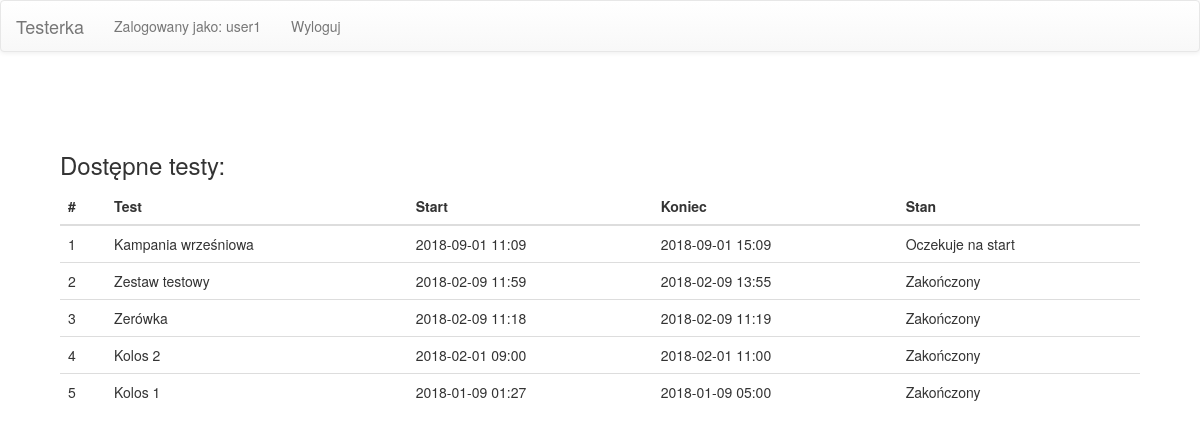
Screenshot of / (signed in) with the database file from the repository.
### testerka/models.py (models this page shows, shortened)
class TestSuite(models.Model):
    id = models.AutoField(primary_key=True, editable=False)
    name = models.CharField(
        max_length=200, verbose_name="Nazwa", default="Nazwa testu")
    dateStart = models.DateTimeField(
        verbose_name="Data rozpoczęcia", default=datetime.now)
    dateEnd = models.DateTimeField(
        verbose_name="Data zakończenia", default=datetime.now)

### testerka/views/index.py (the view)
# urls.py: path(r'', views.index, name='index'),
@login_required
def index(request):
    tests = _get_tests(request.user)
    template = loader.get_template('test/index.html')
    context = {
        'tests': tests,
    }
    return HttpResponse(template.render(context, request))

### testerka/views/index.py (called while the page is built)
def _get_tests(user):
    now = datetime.now().replace(tzinfo=None)
    tests = TestSuite.objects.order_by('-dateStart')
    user_tests = UserTestSuite.objects.filter(user=user)
    for test in tests:
        test.dateStart = test.dateStart.replace(tzinfo=None)
        test.dateEnd = test.dateEnd.replace(tzinfo=None)
        test.awaiting = now < test.dateStart
        test.expired = now > test.dateEnd
        test.finished = False
        test.currentQuestion = 1
        for user_test in user_tests:
            if user_test.testSuite.id == test.id:
                if user_test.finished:
                    test.finished = True
                test.currentQuestion = user_test.currentQuestion
        test.available = not test.awaiting and not test.expired and not test.finished
    return tests

### testerka/templates/test/index.html (shortened to what this page needs)
{% extends "base_generic.html" %}
{% block content %}
<h3>
    Dostępne testy:
</h3>
<table class="table table-hover"> <thead>
    <tr>
      <th>#</th>
      <th>Test</th>
      <th>Start</th>
      <th>Koniec</th>
      <th>Stan</th>
    </tr>
  </thead>
  <tbody>
{% if tests %}
    {% for test in tests %}
    <tr>
        <td>{{ forloop.counter }}</td>
        <td>{{ test.name }}</td>
        <td>{{ test.dateStart |date:'Y-m-d H:i'}}</td>
        <td>{{ test.dateEnd |date:'Y-m-d H:i'}}</td>
        <td>
        {% if test.finished or test.expired%}
            Zakończony
        {% endif %}
        {% if test.awaiting %}
            Oczekuje na start
        {% endif %}
        </td>
    </tr>
    {% endfor %}
{% else %}
    <p>Brak testów do wyświetlenia.</p>
{% endif %}
</tbody>
</table>
{% endblock %}

### testerka/templates/base_generic.html (shortened to what this page needs)
<!DOCTYPE html>
<html lang="en">
<head>
    <link rel="stylesheet" href="//maxcdn.bootstrapcdn.com/bootstrap/3.2.0/css/bootstrap.min.css">
    <link rel="stylesheet" href="//maxcdn.bootstrapcdn.com/bootstrap/3.2.0/css/bootstrap-theme.min.css">
</head>
<body>
    <nav class="navbar navbar-default">
        <div class="container-fluid">
            <div class="navbar-header">
                <a class="navbar-brand" href="/">Testerka</a>
            </div>
            {% block sidebar %}
            <ul class="nav navbar-nav">
                {% if user.is_authenticated %}
                <li><a href="/">Zalogowany jako: {{ user.get_username }}</a></li>
                <li><a href="{% url 'logout'%}?next={{request.path}}">Wyloguj</a></li>
            {% else %}
                <li><a href="{% url 'login'%}?next={{request.path}}">Zaloguj</a></li>
            {% endif %}
            </ul>
            {% endblock %}
        </div>
    </nav>
    <div id="container" style="padding: 5%">
        {% block content %}{% endblock %}
    </div>
</body>
</html>

### rows the page displays
TestSuite: name "Kampania wrześniowa", dateStart "2018-09-01 11:09", dateEnd "2018-09-01 15:09", shows "Oczekuje na start"
TestSuite: name "Zestaw testowy", dateStart "2018-02-09 11:59", dateEnd "2018-02-09 13:55", shows "Zakończony"
TestSuite: name "Zerówka", dateStart "2018-02-09 11:18", dateEnd "2018-02-09 11:19", shows "Zakończony"
TestSuite: name "Kolos 2", dateStart "2018-02-01 09:00", dateEnd "2018-02-01 11:00", shows "Zakończony"
TestSuite: name "Kolos 1", dateStart "2018-01-09 01:27", dateEnd "2018-01-09 05:00", shows "Zakończony"

### other values shown
{{ user.get_username }} "user1"
